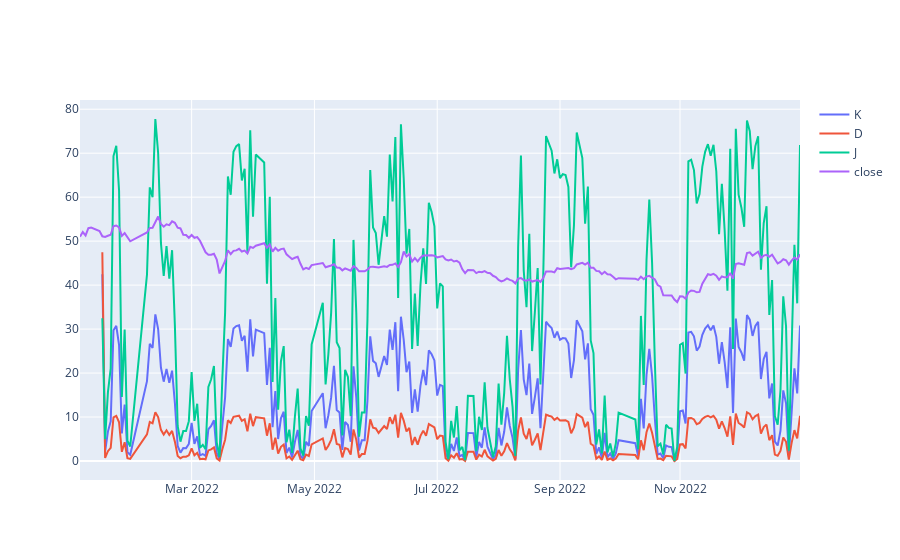

The notebook cell this image was saved under:
### Code cell
# 图形化显示
import plotly.graph_objects as go
from plotly.subplots import make_subplots
fig = make_subplots(
    rows=1,cols=1,
    shared_xaxes=True,
)

trace1 = go.Scatter(
    x=bars.index,
    y=bars['K'],
    mode='lines',
    name='K',
    marker={
        'size':8,
#        'color':'rgba(102,198,147,0.7)',
    }
)
trace2 = go.Scatter(
    x=bars.index,
    y=bars['D'],
    mode='lines',
    name='D',
    marker={
        'size':8,
#        'color':'rgba(252,108,117,1)'
    }
)

trace3 = go.Scatter(
    x=bars.index,
    y=bars['J'],
    mode='lines',
    name='J',
    marker={
        'size':8,
#        'color':'rgba(252,108,117,1)'
    }
)

trace4 = go.Scatter(
    x=bars.index,
    y=bars['close'],
    mode='lines',
    name='close',
    marker={
        'size':8,
#        'color':'rgba(252,108,117,1)'
    }
)

fig.add_traces(
    trace1,
    rows=1,cols=1
)
fig.add_traces(
    trace2,
    rows=1,cols=1
)
fig.add_traces(
    trace3,
    rows=1,cols=1
)
fig.add_traces(
    trace4,
    rows=1,cols=1
)
#fig = go.Figure(data=[trace1,trace2,trace3,trace4])

fig.update_xaxes(
        # 在x轴上，去除周六、周日
    rangebreaks=[
        dict(bounds=['sat','mon']),
    ]
)

fig.update_layout(
    hovermode="x"
)

fig.show()

### Figure 1 — Plotly figure (JSON) as saved in the notebook; plotly's stock layout.template omitted (floating-point values rounded to 4 significant figures; data arrays with more than 128 entries replaced by an {"elided": "..."} marker saying what was removed)
{"data": [{"marker": {"size": 8}, "mode": "lines", "name": "K", "type": "scatter", "x": {"elided": "242 str values"}, "xaxis": "x", "y": {"elided": "242 float values"}, "yaxis": "y"}, {"marker": {"size": 8}, "mode": "lines", "name": "D", "type": "scatter", "x": {"elided": "242 str values"}, "xaxis": "x", "y": {"elided": "242 float values"}, "yaxis": "y"}, {"marker": {"size": 8}, "mode": "lines", "name": "J", "type": "scatter", "x": {"elided": "242 str values"}, "xaxis": "x", "y": {"elided": "242 float values"}, "yaxis": "y"}, {"marker": {"size": 8}, "mode": "lines", "name": "close", "type": "scatter", "x": {"elided": "242 str values"}, "xaxis": "x", "y": {"elided": "242 float values"}, "yaxis": "y"}], "layout": {"hovermode": "x", "xaxis": {"anchor": "y", "domain": [0, 1], "rangebreaks": [{"bounds": ["sat", "mon"]}]}, "yaxis": {"anchor": "x", "domain": [0, 1]}}}
